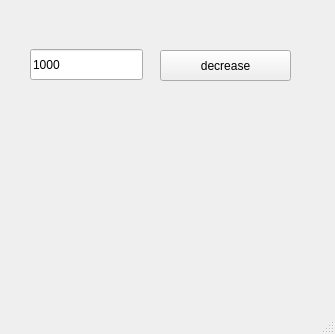
<?xml version="1.0" encoding="UTF-8"?>
<ui version="4.0">
 <class>MainWindow</class>
 <widget class="QMainWindow" name="MainWindow">
  <property name="geometry">
   <rect>
    <x>0</x>
    <y>0</y>
    <width>335</width>
    <height>334</height>
   </rect>
  </property>
  <property name="windowTitle">
   <string>MainWindow</string>
  </property>
  <widget class="QWidget" name="centralwidget">
   <widget class="QPushButton" name="btn">
    <property name="geometry">
     <rect>
      <x>160</x>
      <y>50</y>
      <width>131</width>
      <height>31</height>
     </rect>
    </property>
    <property name="text">
     <string>decrease</string>
    </property>
   </widget>
   <widget class="QLineEdit" name="le">
    <property name="geometry">
     <rect>
      <x>30</x>
      <y>49</y>
      <width>113</width>
      <height>31</height>
     </rect>
    </property>
    <property name="text">
     <string>1000</string>
    </property>
   </widget>
  </widget>
  <widget class="QMenuBar" name="menubar">
   <property name="geometry">
    <rect>
     <x>0</x>
     <y>0</y>
     <width>335</width>
     <height>21</height>
    </rect>
   </property>
  </widget>
  <widget class="QStatusBar" name="statusbar"/>
 </widget>
 <resources/>
 <connections/>
</ui>
